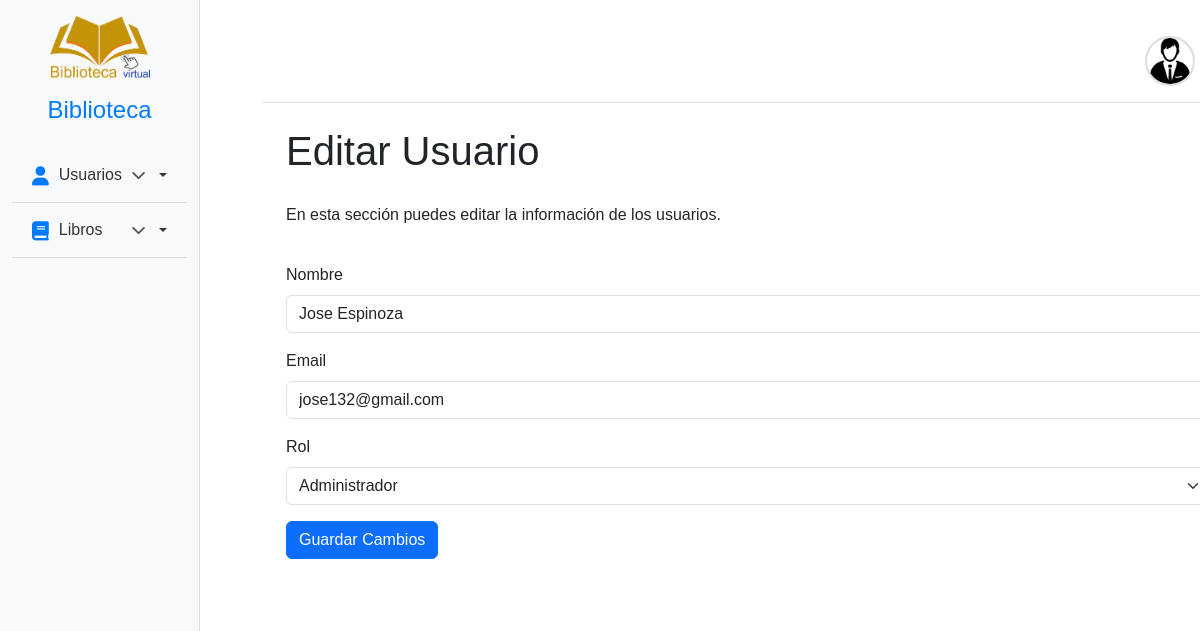
Page /admin/editar_usuario/1 (signed in) on the committed database.
### tables this page shows
CREATE TABLE usuarios (
        id_usuario INTEGER PRIMARY KEY AUTOINCREMENT,
        nombre TEXT NOT NULL,
        email TEXT UNIQUE NOT NULL,
        password TEXT NOT NULL,
        rol TEXT CHECK(rol IN ('admin', 'user')) NOT NULL,
        fecha_registro TIMESTAMP DEFAULT CURRENT_TIMESTAMP
        );

### blueprints/administrador/__init__.py (the view, shortened to what this page needs)
@administrador_bp.route('/admin/editar_usuario/<int:id_usuario>', methods=['GET', 'POST'])
def editar_usuario(id_usuario):
    if session.get('user_role') != 'admin':
        return redirect(url_for('login.login'))  # Redirige al login si no es admin
    usuario = query_db("SELECT * FROM usuarios WHERE id_usuario = ?", (id_usuario,), one=True)
    if not usuario:
        flash('Usuario no encontrado.', 'error')
        return redirect(url_for('administrador.usuarios'))
    return render_template('editar_user.html', usuario=usuario)

### blueprints/administrador/__init__.py (called while the page is built)
def query_db(query, args=(), one=False):
    conn = sqlite3.connect('biblioteca.db')
    conn.row_factory = sqlite3.Row
    cur = conn.cursor()
    cur.execute(query, args)
    rv = cur.fetchall()
    conn.commit()
    conn.close()
    return (rv[0] if rv else None) if one else rv

### blueprints/index/__init__.py (called while the page is built)
def query_db(query, args=(), one=False):
    conn = sqlite3.connect('biblioteca.db')
    cursor = conn.cursor()
    cursor.execute(query, args)
    rv = cursor.fetchall()
    conn.close()
    return (rv[0] if rv else None) if one else rv

@index_bp.app_context_processor
def inject_categories():
    categorias = query_db("""
        SELECT
            id_categoria,
            nombre
        FROM categorias
    """)
    return {'categorias_navbar': categorias}

### blueprints/administrador/templates/editar_user.html (shortened to what this page needs)
{% extends 'baseadm.html' %}
{% block content %}
<h1>Editar Usuario</h1>
<p>En esta sección puedes editar la información de los usuarios.</p>
<form action="{{ url_for('administrador.editar_usuario', id_usuario=usuario['id_usuario']) }}" method="POST">
    <div class="mb-3">
        <label for="nombre" class="form-label">Nombre</label>
        <input type="text" class="form-control" id="nombre" name="nombre" value="{{ usuario['nombre'] }}" placeholder="Nombre del usuario" required>
    </div>
    <div class="mb-3">
        <label for="email" class="form-label">Email</label>
        <input type="email" class="form-control" id="email" name="email" value="{{ usuario['email'] }}" placeholder="Correo del usuario" required>
    </div>
    <div class="mb-3">
        <label for="rol" class="form-label">Rol</label>
        <select class="form-select" id="rol" name="rol" required>
            <option value="admin" {% if usuario['rol'] == 'admin' %}selected{% endif %}>Administrador</option>
        </select>
    </div>
    <button type="submit" class="btn btn-primary">Guardar Cambios</button>
</form>
{% endblock %}

### static/css/styleadmin.css (style rules this page uses)
* { margin: 0; padding: 0; box-sizing: border-box; font-family: Arial, sans-serif; }
html, body { width: 100%; height: 100%; overflow-x: hidden; }
body { display: flex; min-height: 100vh; background-color: #f9f9ff; color: #333; }
.btn { border-radius: 5px; }

### rows in the picture
usuarios: nombre "Jose Espinoza", email "jose132@gmail.com", rol "Administrador"
